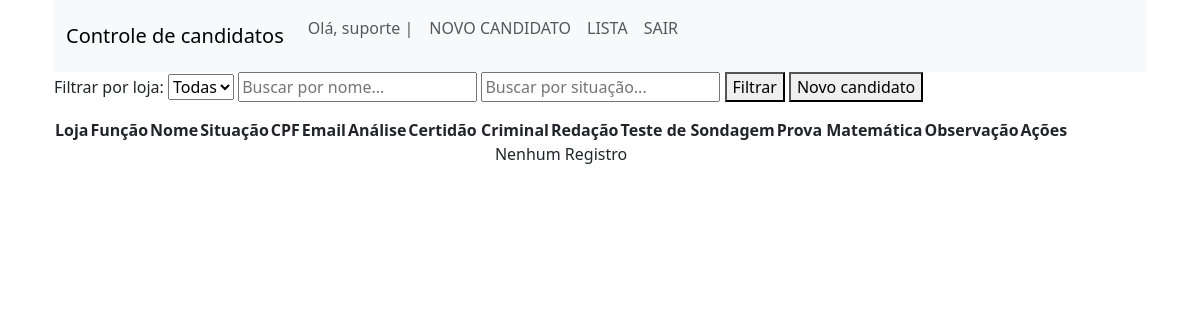
Page / (signed in) on the earlier database version.
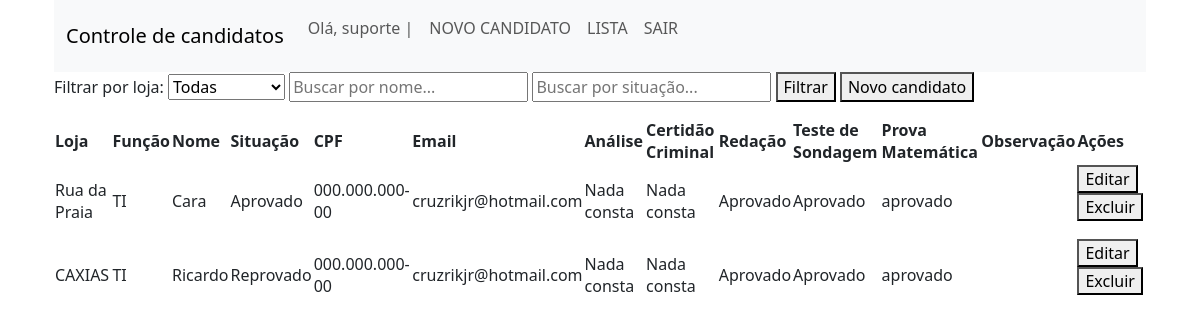
Same page on the later database version.
### candidatos/models.py (models this page shows, shortened)
class Candidato(models.Model):
    loja = models.CharField(max_length=100, null=True, blank=True)
    funcao = models.CharField(max_length=100,null=True, blank=True)
    nome = models.CharField(max_length=200, null=True, blank=True)
    situacao = models.CharField(max_length=50, null=True, blank=True)
    cpf = models.CharField(max_length=14, null=True, blank=True)
    email = models.EmailField(max_length=155,null=True, blank=True)
    analise = models.CharField(max_length=50, null=True, blank=True)
    certidao = models.CharField(max_length=50,null=True, blank=True)
    redacao = models.CharField(max_length=50,null=True, blank=True)
    teste_sondagem = models.CharField(max_length=255, null=True, blank=True)
    prova_matematica = models.CharField(max_length=50,null=True, blank=True)
    observacao = models.TextField(blank=True)

### candidatos/views.py (the view)
# urls.py: path('', views.index, name='index'),
@login_required
def index(request):
    if not request.user.has_perm('candidatos.view_candidato'):
        return redirect('sem_permissao')
    loja = request.GET.get('loja')
    busca = request.GET.get('busca')
    aprovados = request.GET.get('aprovados')
    candidatos = Candidato.objects.all()
    if loja:
        candidatos = candidatos.filter(loja=loja)
    if busca:
        candidatos = candidatos.filter(nome__icontains=busca)
    if aprovados:
        candidatos = candidatos.filter(situacao__icontains=aprovados)
    lojas = Candidato.objects.values_list('loja', flat=True).distinct()
    return render(request, 'candidatos/index.html', {
        "candidatos": candidatos,
        "lojas": lojas,
    })

### candidatos/templates/candidatos/index.html (shortened to what this page needs)
{% extends "candidatos/base.html" %}
{% block content%}
<form method="GET">
    <div class = "filtro" >
        <label for="loja">Filtrar por loja:</label>
        <select name="loja">
            <option value="">Todas</option>
        </select>
        <input type="text" name="busca" placeholder="Buscar por nome..." value="{{ request.GET.busca }}">
        <input type="text" name="aprovados" placeholder="Buscar por situação..." value="{{ request.GET.aprovados }}">
        <button type="submit">Filtrar</button>
        <a  href= "{% url 'novo_candidato' %}"> <button type= "button"> Novo candidato </button></a>
    </div>
</form>
<table id="tabela">
    <thead>
        <tr>
            <th>Loja</th>
            <th>Função</th>
            <th>Nome</th>
            <th>Situação</th>
            <th>CPF</th>
            <th>Email</th>
            <th>Análise</th>
            <th>Certidão Criminal</th>
            <th>Redação</th>
            <th>Teste de Sondagem</th>
            <th>Prova Matemática</th>
            <th>Observação</th>
            <th>Ações</th>
        </tr>
    </thead>
    <tbody>
    {% for c in candidatos %}
    <tr>
    <td>{{c.loja}} </td>
    <td>{{c.funcao}} </td>
    <td> {{c.nome}}</td>
    <td>{{c.situacao}} </td>
    <td>{{c.cpf}} </td>
    <td>{{c.email}} </td>
    <td>{{c.analise}} </td>
    <td>{{c.certidao}} </td>
    <td> {{c.redacao}}</td>
    <td>{{c.teste_sondagem}} </td>
    <td>{{c.prova_matematica}} </td>
    <td>{{c.observacao}} </td>
    <td>
        <form method="POST" action="{% url 'deletar_candidato' c.id %}"
            onsubmit="return confirm('Tem certeza que deseja excluir este candidato?');">
            <a href="{% url 'editar_candidato' c.id %}"><button type="button">Editar</button></a>
            <a> <button>Excluir</button></a>
        </form>
    </td>
    </tr>
    {% empty %}
        <tr><td colspan="13" style="text-align:center;"> Nenhum Registro</td></tr>
    {% endfor %}
    </tbody>
</table>
{% endblock %}

### candidatos/templates/candidatos/base.html (shortened to what this page needs)
<html>
<head>
    {% load static %}
    <link rel="stylesheet" href="{% static '/css/bootstrap.min.css' %}">
</head>
    <body>
        <div class = "container">
        <header>
            <div class = "container-sm">
                <nav class="navbar navbar-expand-lg bg-body-tertiary" >
                    <div class="container-fluid bg" >
                        <a class="navbar-brand"  >Controle de candidatos</a>
                            <div class="collapse navbar-collapse" id="navbarNav">
                                <ul class ="navbar-nav">
                                    {% if user.is_authenticated %}
                                        <p class="nav-link ">Olá, {{ user.username }}   |</p>
                                        {% if perms.candidatos.add_candidato %}
                                            <li class="nav-item">
                                                <a class="nav-link" aria-current="page" href="{% url 'novo_candidato' %}">NOVO CANDIDATO</a>
                                            </li>
                                        {% endif %}
                                        {% if perms.candidatos.view_candidato %}
                                            <li class="nav-item">
                                                <a class="nav-link"aria-current="page"  href="{% url 'index' %}">LISTA</a>
                                            </li>
                                        {% endif %}
                                        <li class="nav-item">
                                            <form action="{% url 'logout' %}" method="post">
                                                <button type="submit" aria-current="page" class="nav-link">
                                                    SAIR
                                                </button>
                                            </form>
                                        </li>
                                    {% endif %}
                                </ul>
                        </div>
                    </div>
                </nav>
                </div>
            </header>
            <main class="container-md">
                {% block content %}
                {% endblock %}
            </main>
        </div>
    </body>
</html>

Differences in the rows shown:
added Candidato: loja "Rua da Praia", funcao "TI", nome "Cara", situacao "Aprovado", cpf "000.000.000-00", email "cruzrikjr@hotmail.com", analise "Nada consta", certidao "Nada consta", redacao "Aprovado", teste_sondagem "Aprovado", prova_matematica "aprovado"
added Candidato: loja "CAXIAS", funcao "TI", nome "Ricardo", situacao "Reprovado", cpf "000.000.000-00", email "cruzrikjr@hotmail.com", analise "Nada consta", certidao "Nada consta", redacao "Aprovado", teste_sondagem "Aprovado", prova_matematica "aprovado"
Other differences:
text no longer shown: "Nenhum Registro"
